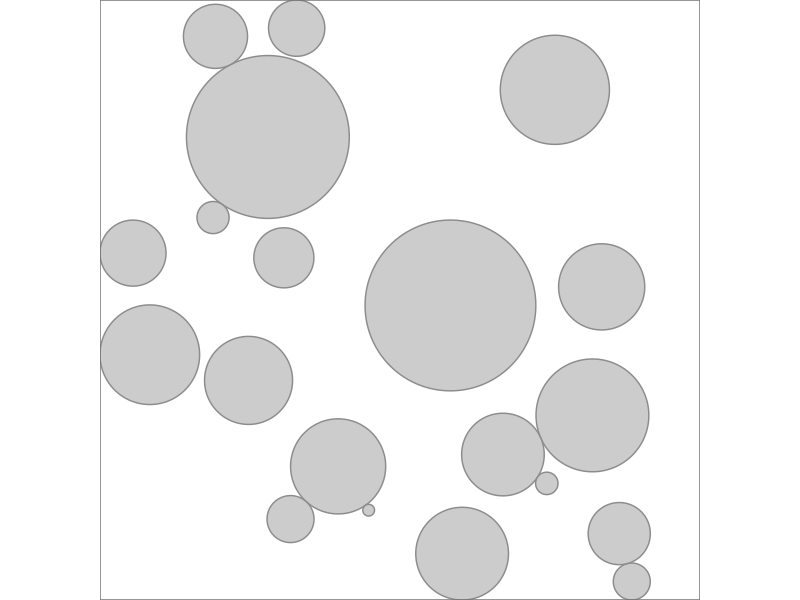

Here is the R script that generated this plot:
# Used in: slides-evolutionary-algorithms-2-ea-numeric.tex
#
# Generates a reproducible grid of non-overlapping circles. Each new circle is
# placed uniformly in the box and receives the largest feasible radius up to a
# random cap, which creates a varied but readable toy search landscape.

set.seed(124L)

library(data.table)
library(ggplot2)
library(ggforce)

distance_to_existing_circles = function(circles, x, y) {
  center_distance = sqrt((circles$x - x)^2 + (circles$y - y)^2)
  center_distance - circles$radius
}

place_random_circles = function(n_circles, box_size = 10, max_attempts = 10000L) {
  circles = data.table(x = numeric(), y = numeric(), radius = numeric())
  attempts = 0L

  while (nrow(circles) < n_circles && attempts < max_attempts) {
    attempts = attempts + 1L
    x = runif(1L, min = 0, max = box_size)
    y = runif(1L, min = 0, max = box_size)
    boundary_radius = min(x, box_size - x, y, box_size - y)
    random_radius_cap = runif(1L, min = 0.5, max = 1.5)

    feasible_radius = if (nrow(circles) == 0L) {
      min(boundary_radius, random_radius_cap)
    } else {
      distance_to_circles = distance_to_existing_circles(circles, x, y)

      if (any(distance_to_circles <= 0)) {
        next
      }

      min(boundary_radius, min(distance_to_circles), random_radius_cap)
    }

    circles = rbind(
      circles,
      data.table(x = x, y = y, radius = feasible_radius)
    )
  }

  if (nrow(circles) < n_circles) {
    stop("Could not place all circles within the attempt budget.")
  }

  circles
}

plot_circle_grid = function(circles, box_size = 10) {
  ggplot() +
    geom_circle(
      data = circles,
      aes(x0 = x, y0 = y, r = radius),
      fill = "grey75",
      color = "grey55",
      alpha = 0.8
    ) +
    geom_rect(
      aes(xmin = 0, xmax = box_size, ymin = 0, ymax = box_size),
      fill = NA,
      color = "grey45",
      linewidth = 0.5
    ) +
    coord_equal(xlim = c(0, box_size), ylim = c(0, box_size), expand = FALSE) +
    theme_void() +
    theme(
      panel.background = element_rect(fill = "white", color = NA),
      plot.background = element_rect(fill = "white", color = NA)
    )
}

circle_grid = place_random_circles(20L)
circle_grid_plot = plot_circle_grid(circle_grid)

dir.create("../figure", showWarnings = FALSE)

ggsave("../figure/grid.png", circle_grid_plot, width = 5, height = 5, dpi = 300, bg = "white")
